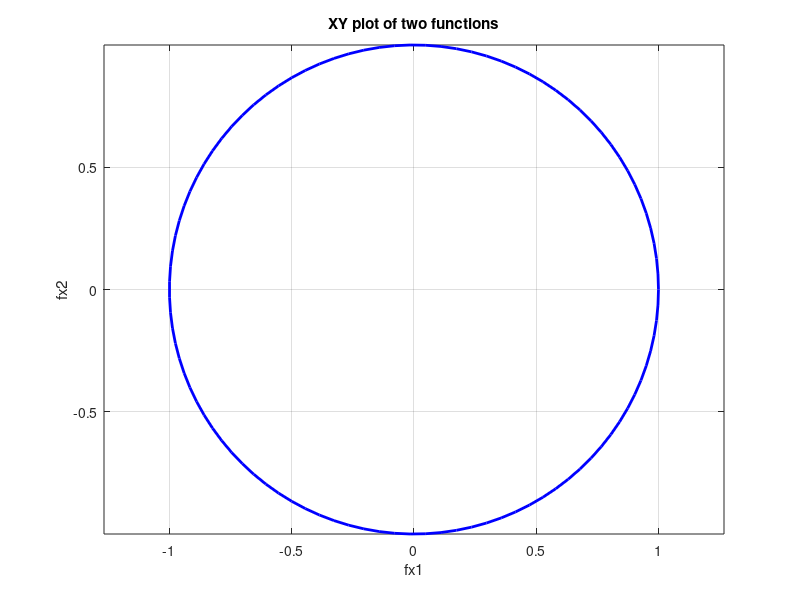

Source code (MATLAB):
% ------------------------------------------------------------------------
% Plain-text export of xy_circle_plot.mlx (MATLAB Live Editor file), generated
% so the code can be read on GitHub. Open the .mlx in MATLAB to see the
% formatted version with its embedded outputs.
% Warm-up exercise, saved September 2024
% Author: Sheng-Wei Lu (呂聖韡)
% ------------------------------------------------------------------------

% 定義角度範圍
theta = linspace(0, 2*pi, 100);  % 從 0 到 2π 的等間隔角度

% 圓的參數方程
x = cos(theta);
y = sin(theta);

% 繪製圖形
plot(x, y, 'b', 'LineWidth', 2);  % 繪製藍色圓圈，線寬為 2
axis equal;  % 使 x 軸和 y 軸等長

% 添加標題和軸標籤
title('XY plot of two functions');
xlabel('fx1');
ylabel('fx2');

% 添加網格
grid on;
